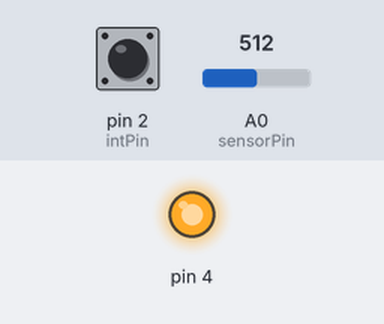
This sketch was run on a simulated Arduino Uno, built with avr-gcc and run on an emulated ATmega328P. Shown: output pins drawn as LEDs (lit = HIGH). The inputs (shaded band) are chosen by the test bench; at power-on: A0 (sensorPin) = 512, pin 2 (intPin) HIGH.

Above: at 1.8 s.
1.9 s: A0 (sensorPin) set to 213
3.4 s: A0 (sensorPin) set to 198
At 4.8 s:
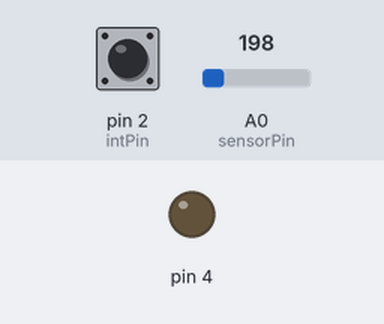
8.2 s: A0 (sensorPin) set to 306
At 9.8 s:
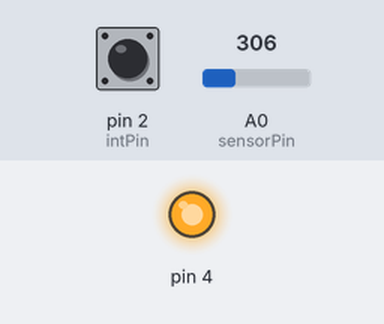
10.5 s: A0 (sensorPin) set to 122
At 11.3 s:
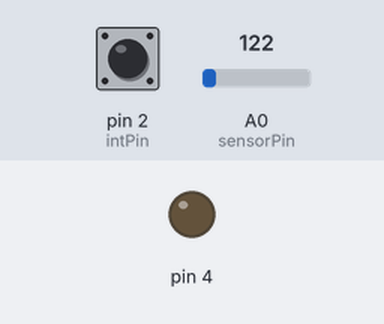
Timing chart, 0 to 13.5 s (numbered marks = the images above; inputs shaded):
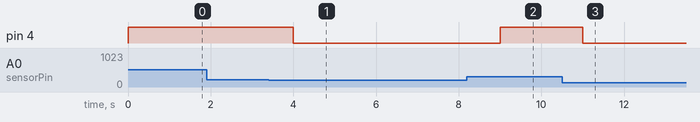

Measured:
- the behaviour switches between 205 and 204 on A0 (sensorPin) (found by bisection; images 0 and 1)
- after the input at 1.9 s, every drawn part: stays the same
- after the input at 3.4 s, pin 4: HIGH → LOW after 0.60 s
- after the input at 8.2 s, pin 4: LOW → HIGH after 0.80 s
- after the input at 10.5 s, pin 4: HIGH → LOW after 0.50 s

The sketch:

Task1.2P.ino
```cpp
const int sensorPin = A0;
const int intPin = 2;
int tempt = 0;

void setup() {
  pinMode(intPin, INPUT_PULLUP);
  pinMode(4, OUTPUT);
  pinMode(sensorPin, INPUT);
  Serial.begin(9600);
  attachInterrupt(digitalPinToInterrupt(intPin), temp, RISING);
}

void loop() {
  int sensorValue = analogRead(sensorPin);

  float voltage = sensorValue * (5.0 / 1023.0);
  float temperatureCelsius = (voltage - 0.5) * 100.0;


  if (temperatureCelsius > 50) {
    digitalWrite(4, HIGH);
    digitalWrite(LED_BUILTIN, HIGH);
  } else {
    digitalWrite(4, LOW);
    digitalWrite(LED_BUILTIN, LOW);
  }
  delay(1000);
}

void temp() {
  tempt = digitalRead(intPin);
  if (tempt == 1) {
    Serial.println("Temperature Rising");
  }
}
```
